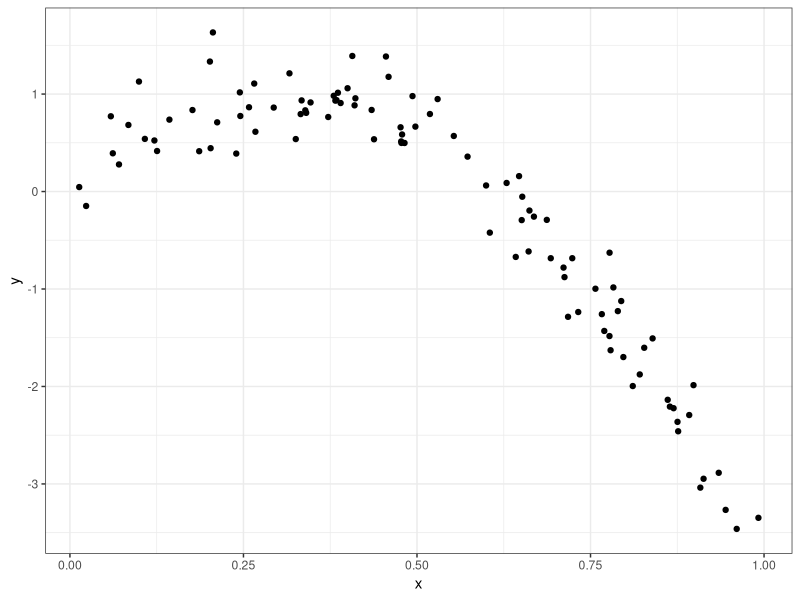
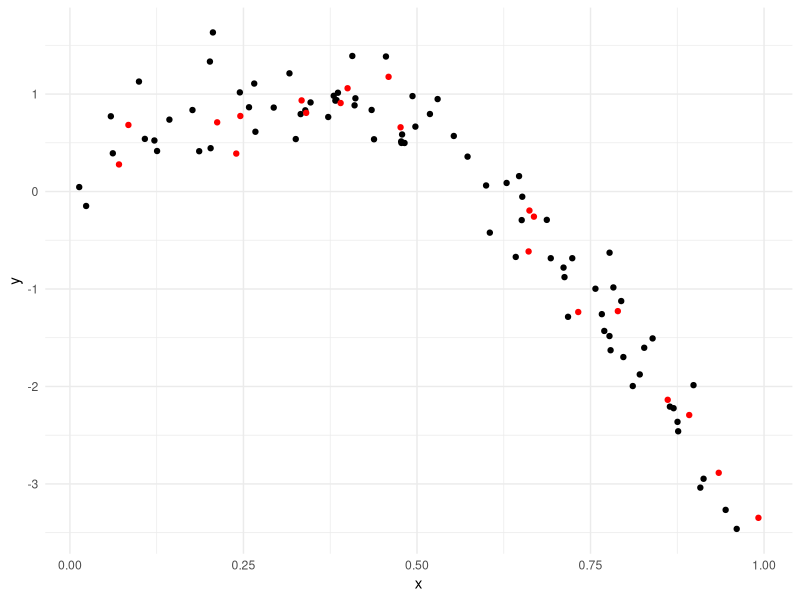
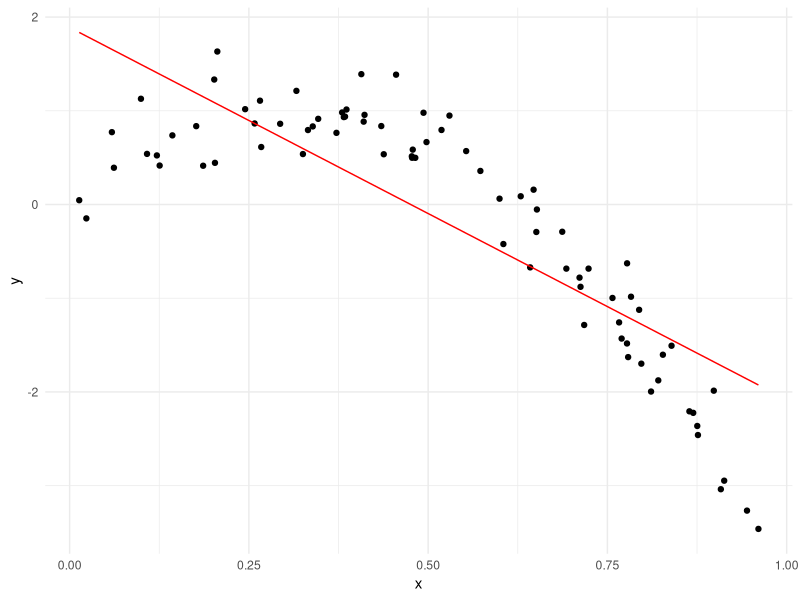
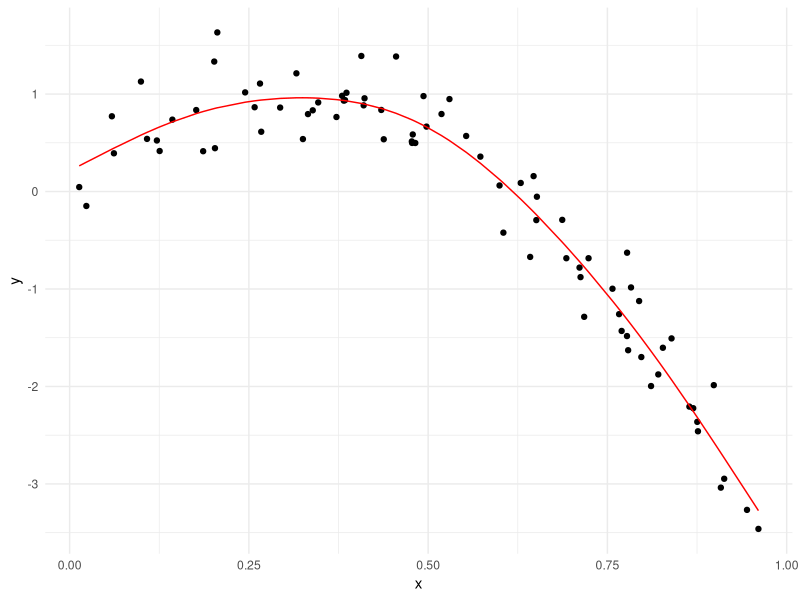
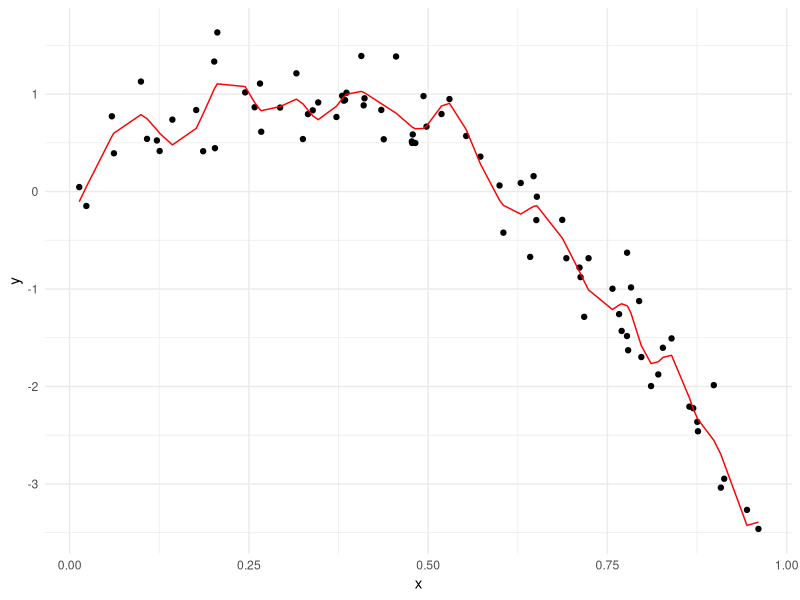

Reproduce these figures in R, in order.
## ---- chunk 1
library(tidyverse)
library(modelr)
library(mgcv)

knitr::opts_chunk$set(
	echo = TRUE,
	warning = FALSE,
	fig.width = 8, 
  fig.height = 6,
  out.width = "90%"
)
options(
  ggplot2.continuous.colour = "viridis",
  ggplot2.continuous.fill = "viridis"
)
scale_colour_discrete = scale_colour_viridis_d
scale_fill_discrete = scale_fill_viridis_d
theme_set(theme_minimal() + theme(legend.position = "bottom"))

set.seed(1)
## ---- chunk 2
nonlin_df = 
  tibble(
    id = 1:100,
    x = runif(100, 0, 1),
    y = 1 - 10 * (x - .3) ^ 2 + rnorm(100, 0, .3)
  )

nonlin_df %>% 
  ggplot(aes(x = x, y = y)) + 
  geom_point() + theme_bw()
## ---- chunk 3
train_df = sample_frac(nonlin_df, size = .8)
test_df = anti_join(nonlin_df, train_df, by = "id")

ggplot(train_df, aes(x = x, y = y)) + 
  geom_point() + 
  geom_point(data = test_df, color = "red")
## ---- chunk 4
linear_mod = lm(y ~ x, data = train_df)
smooth_mod = mgcv::gam(y ~ s(x), data = train_df)
wiggly_mod = mgcv::gam(y ~ s(x, k = 30), sp = 10e-6, data = train_df)
## ---- chunk 5
linear_plot = train_df %>% 
  add_predictions(linear_mod) %>% 
  ggplot(aes(x = x, y = y)) + 
  geom_point() + 
  geom_line(aes(y = pred), color = "red")

linear_plot
## ---- chunk 6
smooth_plot = train_df %>% 
  add_predictions(smooth_mod) %>% 
  ggplot(aes(x = x, y = y)) + 
  geom_point() + 
  geom_line(aes(y = pred), color = "red")

smooth_plot
## ---- chunk 7
wiggly_plot = train_df %>% 
  add_predictions(wiggly_mod) %>% 
  ggplot(aes(x = x, y = y)) + 
  geom_point() + 
  geom_line(aes(y = pred), color = "red")

wiggly_plot
## ---- chunk 8
rmse(linear_mod, test_df)
rmse(smooth_mod, test_df)
rmse(wiggly_mod, test_df)
## ---- chunk 9
rmse(linear_mod, train_df)
rmse(smooth_mod, train_df)
rmse(wiggly_mod, train_df)
